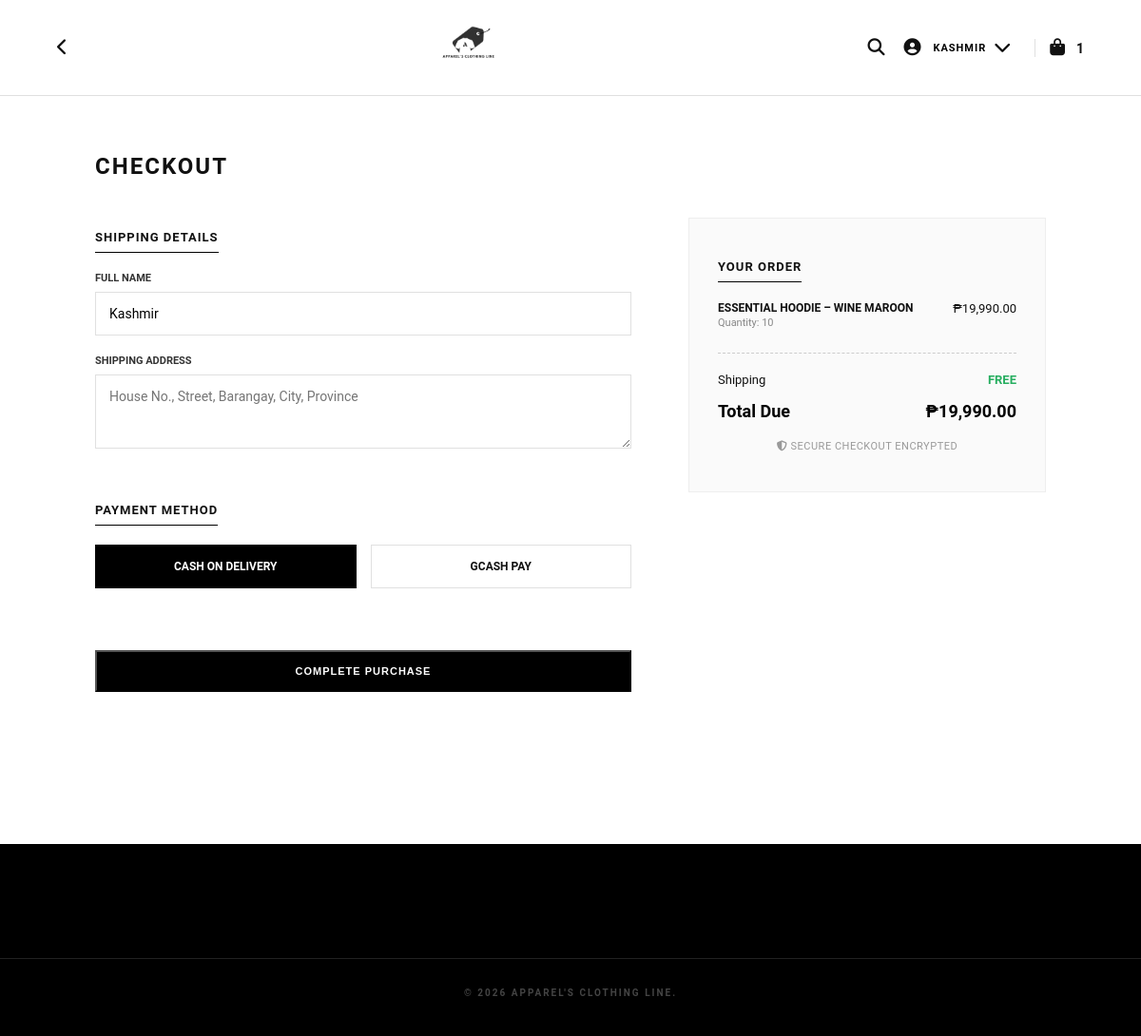
Before: /checkout.php (signed in) with the older database file.
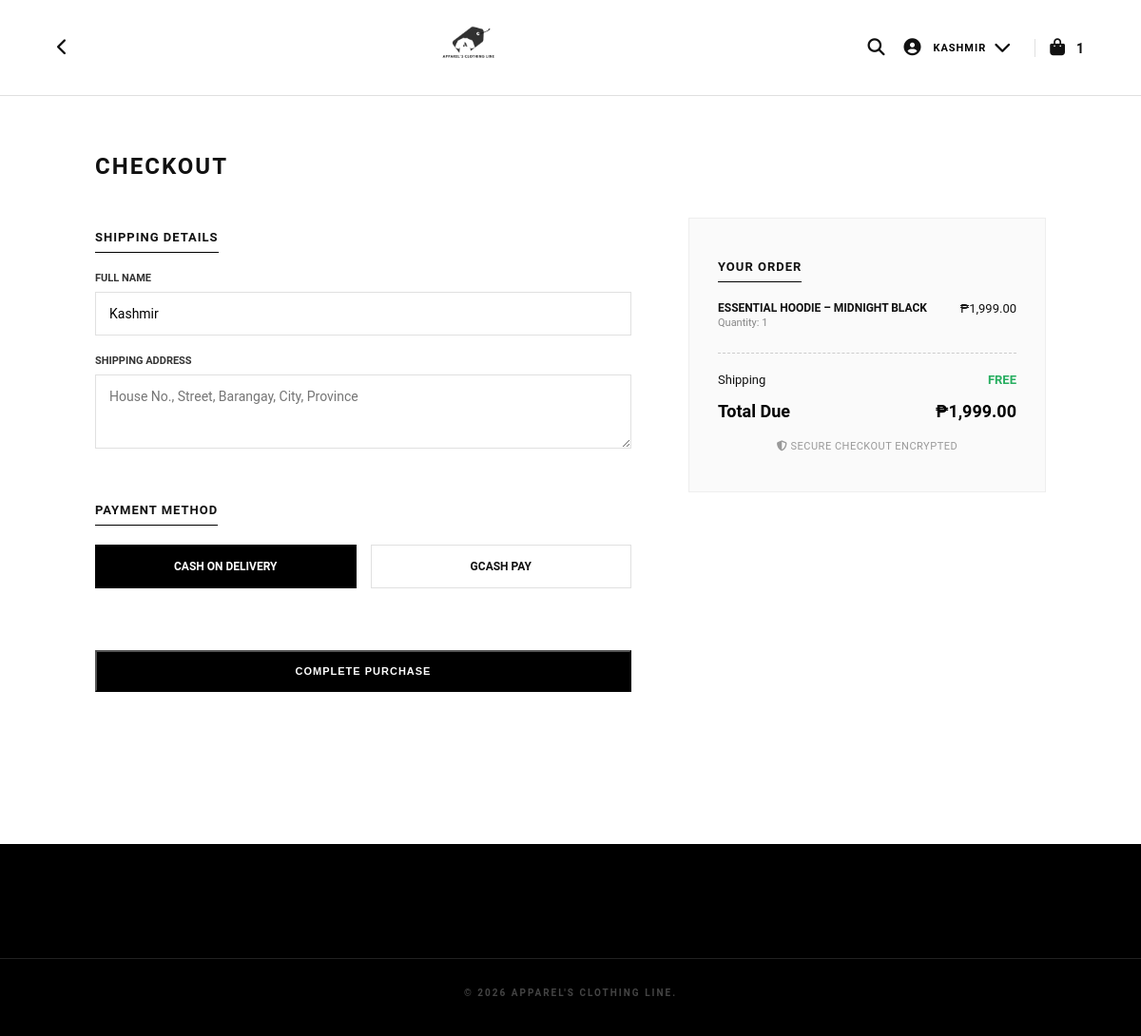
After: the same page with the newer database file.
### tables this page shows
CREATE TABLE `cart` (
  `id` int(11) NOT NULL,
  `user_id` int(11) DEFAULT NULL,
  `product_id` int(11) DEFAULT NULL,
  `quantity` int(11) DEFAULT NULL,
  `size` varchar(10) DEFAULT NULL
);

CREATE TABLE `products` (
  `id` int(11) NOT NULL,
  `name` varchar(100) DEFAULT NULL,
  `description` text DEFAULT NULL,
  `price` decimal(10,2) DEFAULT NULL,
  `size` varchar(20) DEFAULT NULL,
  `color` varchar(20) DEFAULT NULL,
  `image` varchar(255) DEFAULT NULL,
  `category` varchar(50) DEFAULT NULL,
  `stock_s` int(11) DEFAULT 0,
  `stock_m` int(11) DEFAULT 0,
  `stock_l` int(11) DEFAULT 0,
  `stock_xl` int(11) DEFAULT 0
);

### checkout.php (the view, shortened to what the changed rows need)
<?php
include "config/database.php";
$user_id = $_SESSION['user_id'];
$cart_query = "SELECT cart.*, products.name, products.price FROM cart JOIN products ON cart.product_id = products.id WHERE cart.user_id = $user_id";
$cart_items = mysqli_query($conn, $cart_query);
?>
<!DOCTYPE html>
<html lang="en">
<head>
    <link rel="stylesheet" href="assets/css/style.css">
    <link rel="stylesheet" href="https://cdnjs.cloudflare.com/ajax/libs/font-awesome/6.5.0/css/all.min.css">
</head>
<body class="checkout-page">
<main class="container">
    <div class="checkout-wrapper">
        <h1 class="checkout-title">Checkout</h1>
        <div class="checkout-grid">
            <div class="order-summary-section">
                <div class="receipt-card">
                    <div class="receipt-items">
                        <?php
                        $total = 0;
                        mysqli_data_seek($cart_items, 0);
                        while($item = mysqli_fetch_assoc($cart_items)):
                            $subtotal = $item['price'] * $item['quantity'];
                            $total += $subtotal;
                        ?>
                        <div class="summary-line">
                            <span class="item-details">
                                <span class="item-name"><?= $item['name'] ?></span>
                                <span class="item-qty">Quantity: <?= $item['quantity'] ?></span>
                            </span>
                            <span class="item-price">₱<?= number_format($subtotal, 2) ?></span>
                        </div>
                        <?php endwhile; ?>
                    </div>
                    <div class="receipt-footer">
                        <div class="summary-line total-row">
                            <span>Total Due</span>
                            <span class="total-price">₱<?= number_format($total, 2) ?></span>
                        </div>
                    </div>
                </div>
            </div>
        </div>
    </div>
</main>
</body>
</html>

Changed rows visible on the page:
removed cart: product.name "ESSENTIAL HOODIE – WINE MAROON", quantity "10", subtotal "19,990.00"
added cart: product.name "ESSENTIAL HOODIE – MIDNIGHT BLACK", quantity "1", subtotal "1,999.00"
Other visible differences:
$total: "19,990.00" → "1,999.00"
